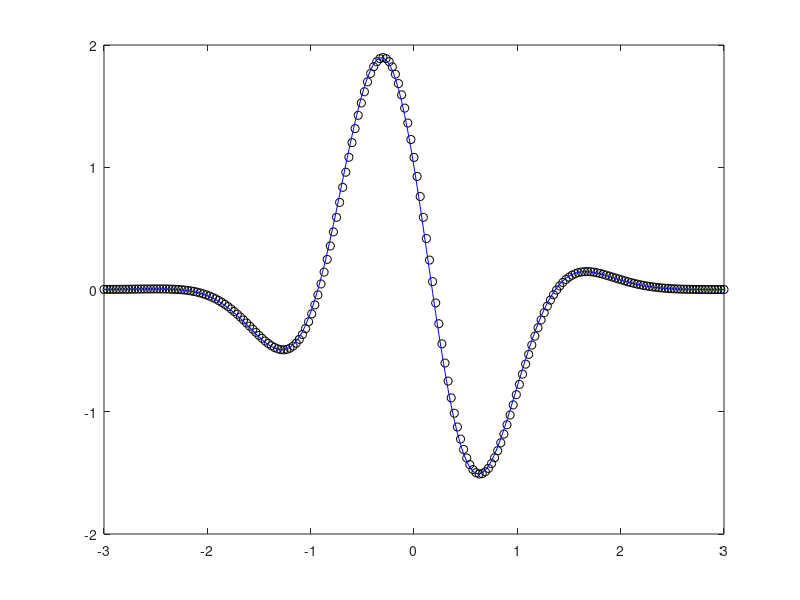
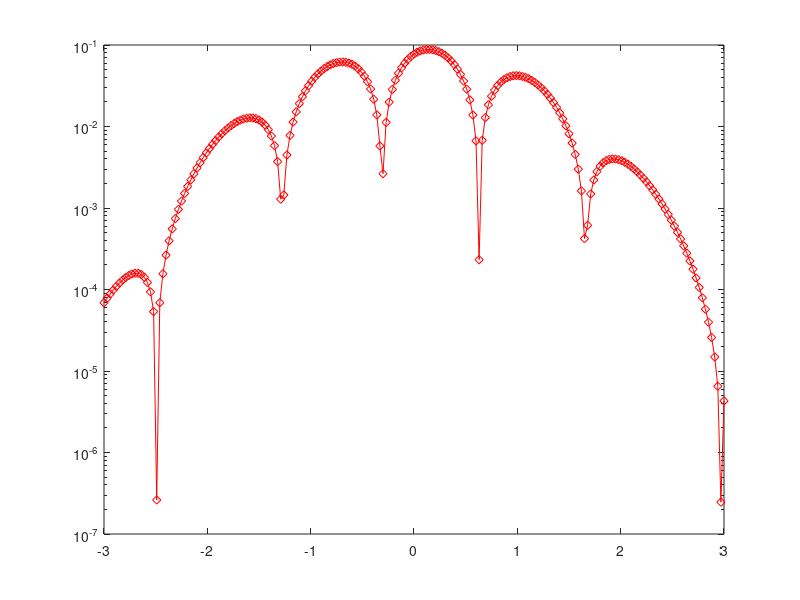
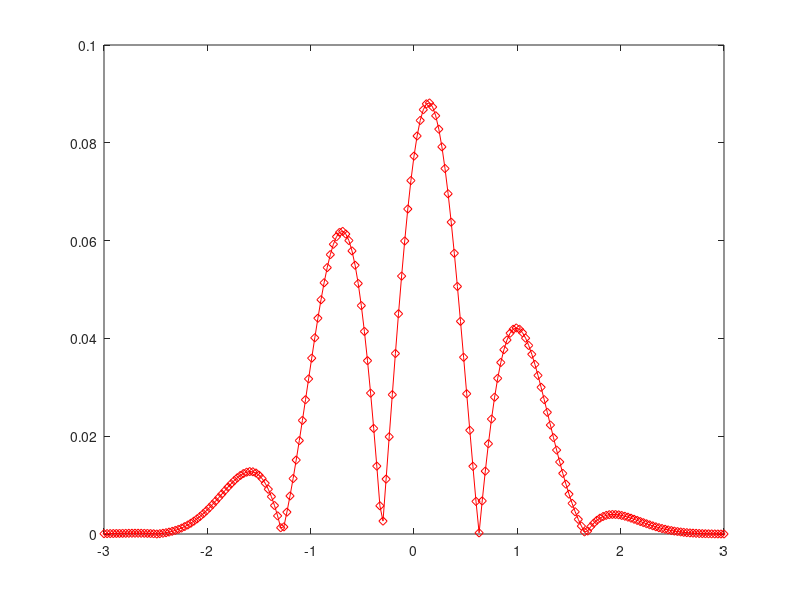

The MATLAB source for these figures, in order:
%Exercise 1 after watching Lectures of the professor
close all
clear all
format long
f =  @(x) exp(-x.^ 2).* sin(2.* x + 1)
df = @(x) 2.* exp(-x.^ 2).* cos(2.*x + 1) - 2.* x.* exp(-x.^ 2).*sin(2.*x + 1)
a = -3;
b = 3;
n = 200;
h = (b-a) / n;
xmesh = [-3: h: 3]';
fxmesh = f(xmesh);
dfxmesh = zeros( size(xmesh) ); 
%makes a zeros matrix with the size of xmesh


dfxmesh(end) = ( f(b+h) - f(b) )/ h;
%because we are using forward finite different approach
%dfxmesh(end)=(f(b+h)-f(b))/h; %as for this line of code, at the point b,
%because we don't have the value for forward finite difference/ or instead of this, we can use
%backward finite difference at this pint instead.
for i = 1: n
    dfxmesh(i, 1) = ( f(xmesh(i+1, 1) ) - f(xmesh(i, 1)) ) ./ h;
end
figure(1)
plot(xmesh, df(xmesh), 'ko',xmesh, dfxmesh, 'b');
err=abs(df(xmesh)- dfxmesh);

figure(2)
semilogy(xmesh, err, 'rd-')

figure(3)
plot(xmesh, err, 'rd-')

abs_error_2 = norm (err, 2)
abs_error_inf=norm (err,inf)
rel_error_2= abs_error_2/norm(df(xmesh),2)
rel_error_inf=abs_error_inf/norm(df(xmesh),inf)

%If we want to use forward finite different method to 
%calculate a derivative, we cannot go to the last point,
%because in the calculation we have to use one step further
%and in the very last point, we can't go one step further from the last
%point.

% Examples on what are norms:
% x=[1 2 3];
% norm(x,inf) = 3;
% x=[1 2 -3];
% norm(x,inf)=3;
% norm(x,2)=3.7416...
% ukleadean: norm(x)=3.7416..
